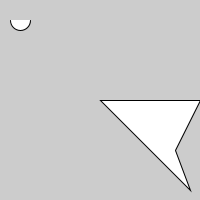
Frame 1 (no input)
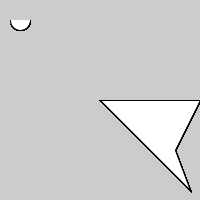
Frame 60 (the mouse pressed at the canvas centre just before this capture)
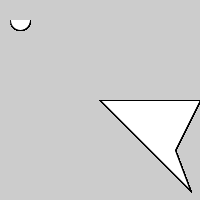
Frame 120 (the mouse held since frame 60 and released just before this capture)

The Processing sketch that drew these frames (run headless with seeded random() and noise(); from frame 60 on, the mouse is pressed at the canvas centre):

// Processing sketch: sketch_1_19
// ── sketch_1_19.pde
int x1 = 100;
int y1 = 100;
int x2 = 200;
int y2 = 100;
int a = 20;
int b = 20;
int c = 20;
int d = 20;

void setup(){
  size(200, 200);
}

void draw(){
  point(x1, y1);
  //x1++;
  //y1++;
  line(x1, y1, x2, y2);
  //rect(a, b, c, d);
  //c++;
  //d++;
  //ellipse(a, b, c, d);
  int x3 = 175;
  int y3 = 150;
  //triangle(x1, y1, x2, y2, x3, y3);
  int x4 = 190;
  int y4 = 190;
  quad(x1, y1, x2, y2, x3, y3, x4, y4);
  int start = 0;
  float stop = PI;
  arc(a, b, c, d, start, stop);
  //bezier(........);
  
}  
